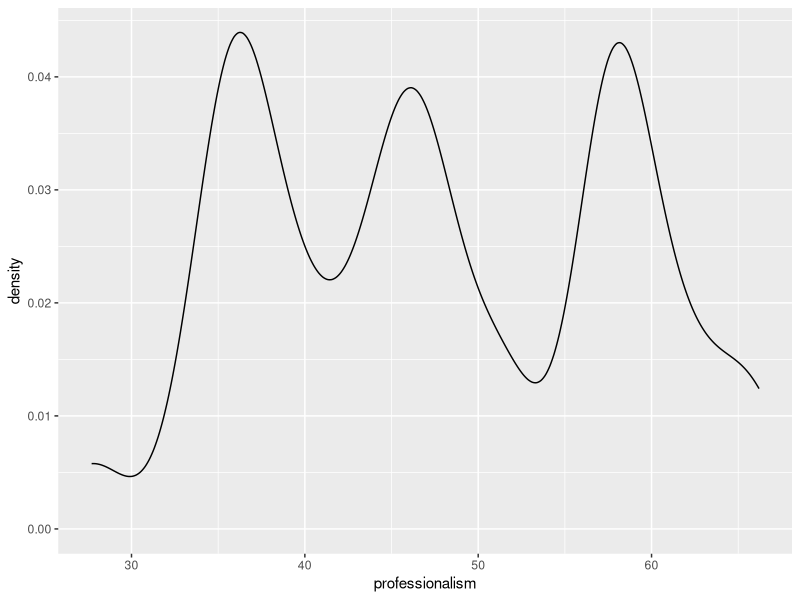
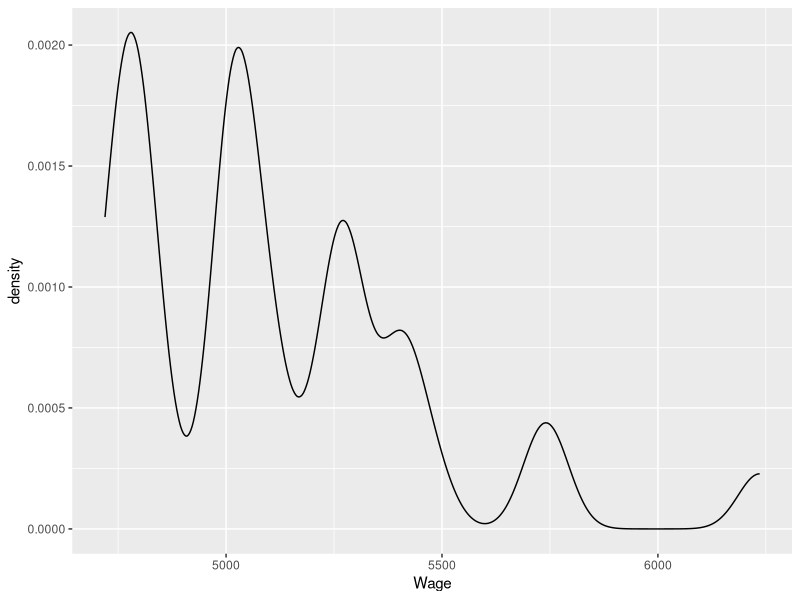
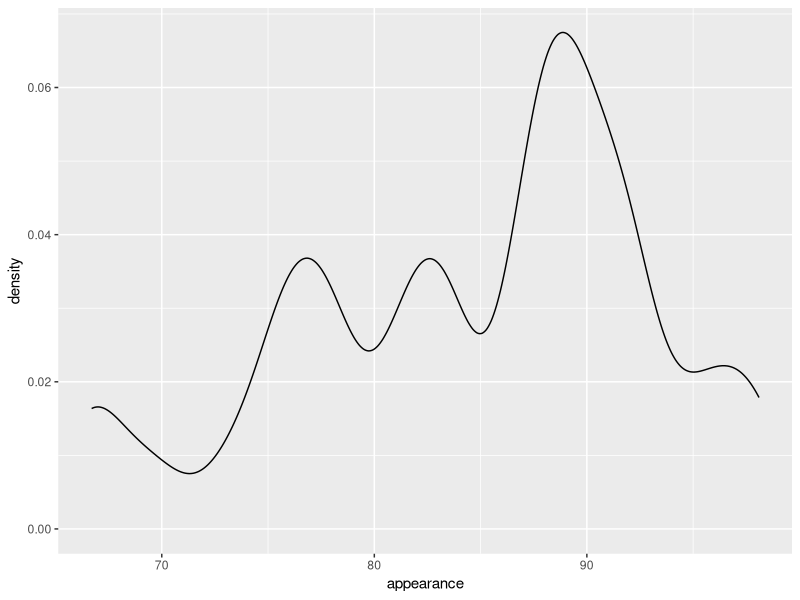
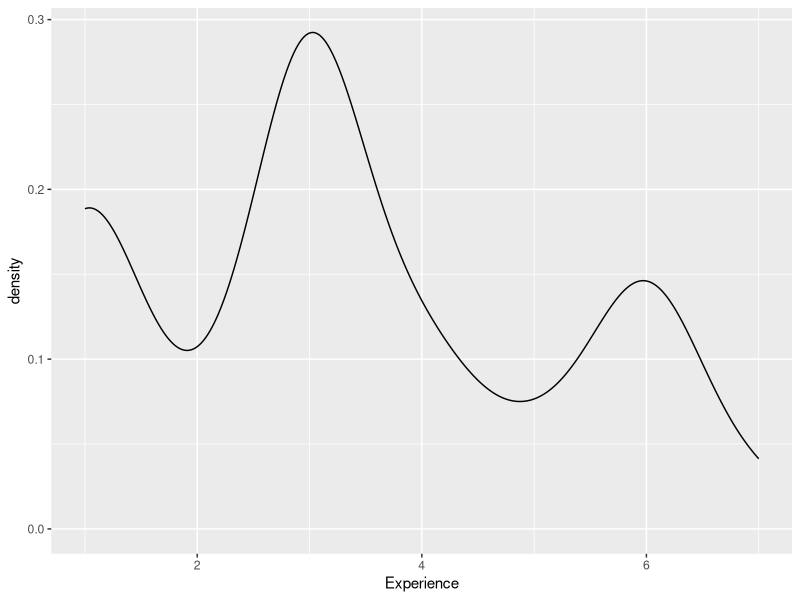
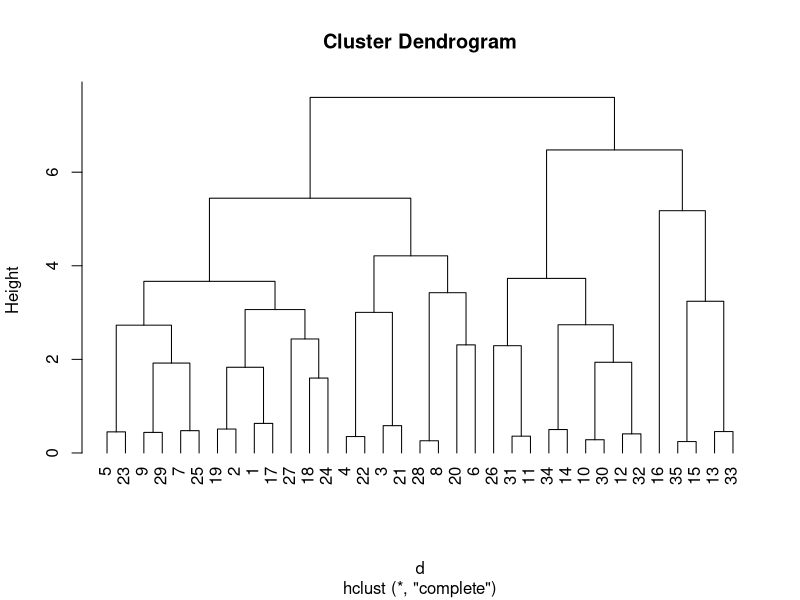
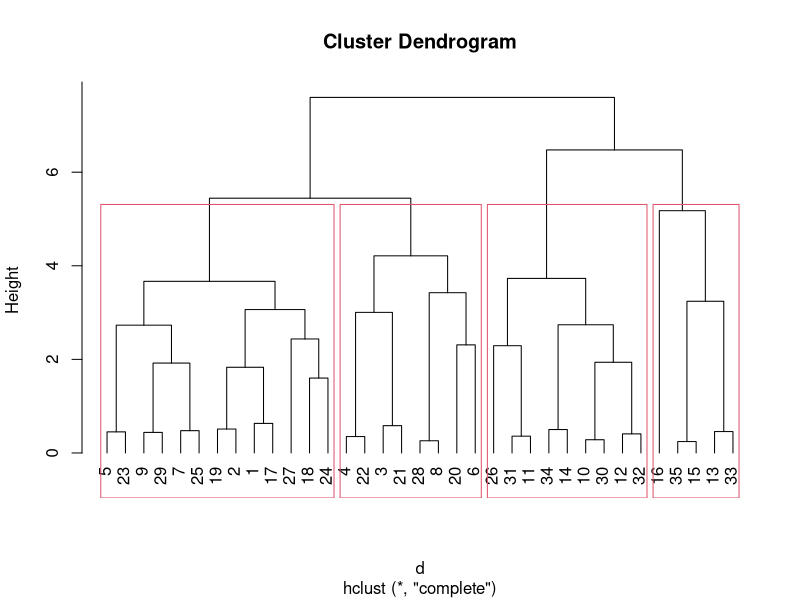
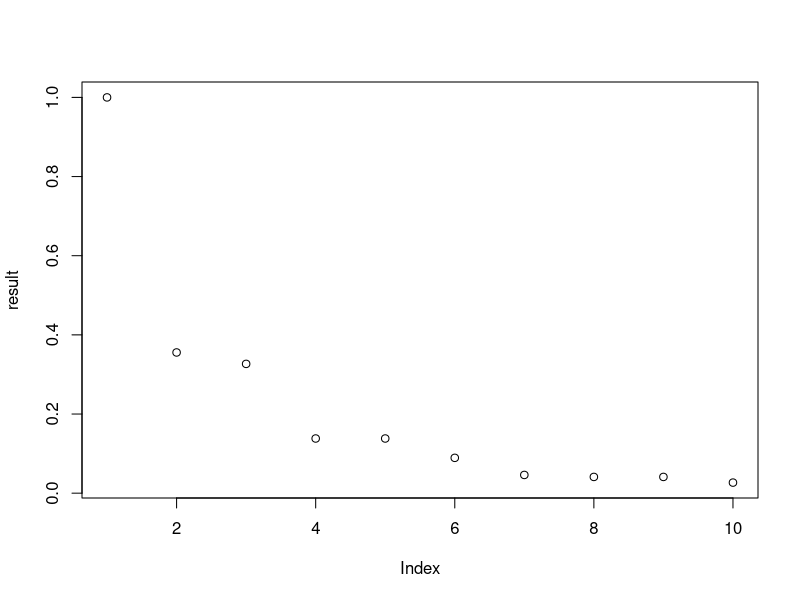
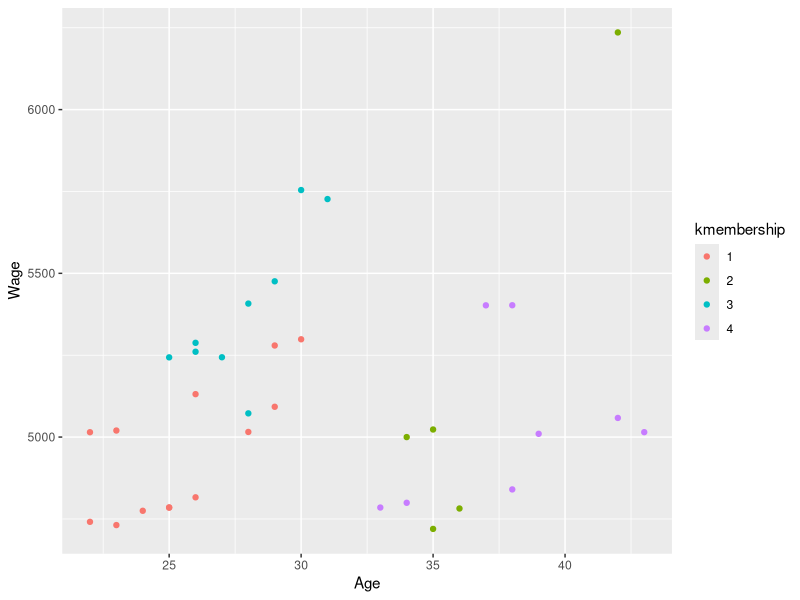

R code for these plots, in order:
## ---- chunk 1
df <- read.csv("Mystery shopping.csv")
library(ggplot2)
summary(df)
ggplot(df, aes(x=professionalism)) + geom_density(bw = 2) 
ggplot(df, aes(x=Wage)) + geom_density(bw = 50) 
ggplot(df, aes(x=appearance)) + geom_density(bw = 1.5) 
ggplot(df, aes(x=Experience)) + geom_density(bw = 0.5) 
rownames(df) <- df$ID
df1 <- subset(df, select = -c(1,5,6))
## ---- chunk 2
summary(df)
#Experience, Wage and Age are on different scales, while others are from 0 to 100
df2 <- as.data.frame(scale(df1, center = T, scale = T))
d <- dist(df2, method = "euclidian")
cl <- hclust(d, method = "complete")
plot(cl, hang = -1)
#According to the plot it is effective to choose 4
plot(cl, hang = -1)
rect.hclust(cl, 4)
df1$membership <- as.factor(cutree(cl, k = 4))
## ---- chunk 3
result <- c()
for(i in 1:10){
  set.seed(1)
  km <- kmeans(df2, i)
  result[i] = km$withinss/km$totss
}
plot(result)
#Again, the 4 looks like the best
set.seed(1)
km4 <- kmeans(df2, 4)
df1$kmembership <- factor(km4$cluster)
## ---- chunk 4
km4$centers
## ---- chunk 5
df1$Education <- as.factor(df$Education)
df1$Family_status <- as.factor(df$Family_status)
plt1 <- ggplot(df1, aes(x = Age, y = Wage, color = kmembership)) + geom_point()
plt1
plt2 <- ggplot(df1, aes(x = as.factor(Education), y = Wage)) + geom_boxplot()
plt2
plt3 <- ggplot(df1, aes(x = Experience, y = Wage, color = kmembership)) + geom_point()
plt3
plt4 <- ggplot(df1, aes(x = professionalism, y = Wage, color = kmembership, size = Experience)) + geom_point()
plt4
plt5 <- ggplot(df1, aes(x = professionalism, y = Wage, color = membership, size = Experience)) + geom_point()
plt5

